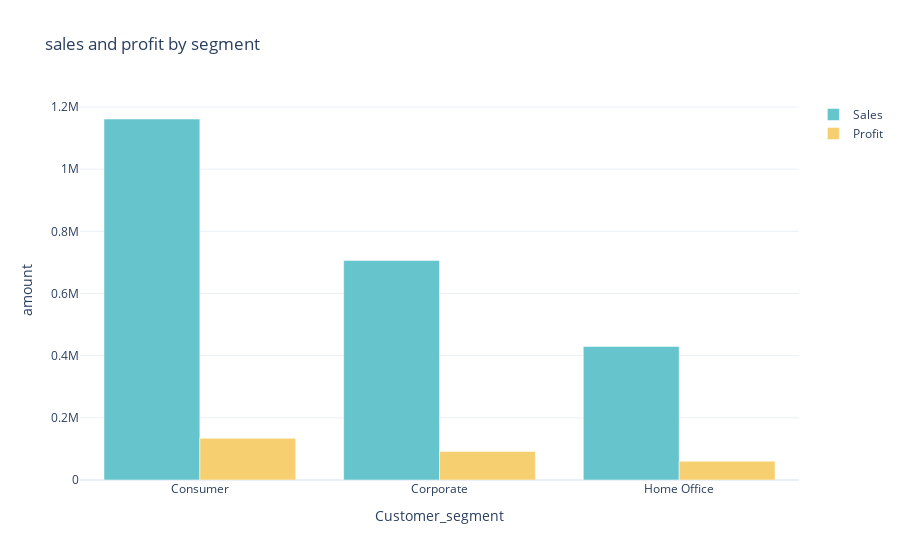

The cell this chart's notebook holds for it:
### Code cell
Sales_profit_by_segment=data.groupby('Segment').agg({'Sales':'sum','Profit':'sum'}).reset_index()

color_palette=colors.qualitative.Pastel

fig= go.Figure()
fig.add_trace(go.Bar(x=Sales_profit_by_segment['Segment'],
                     y=Sales_profit_by_segment['Sales'],
                     name='Sales',
                     marker_color=color_palette[0]))

fig.add_trace(go.Bar(x=Sales_profit_by_segment['Segment'],
                     y=Sales_profit_by_segment['Profit'],
                     name='Profit',
                     marker_color=color_palette[1]))

fig.update_layout(title='sales and profit by segment',
                  xaxis_title='Customer_segment',
                  yaxis_title='amount')

fig.show()

### Figure 1 — Plotly figure (JSON) as saved in the notebook; plotly's stock layout.template omitted (floating-point values rounded to 4 significant figures)
{"data": [{"marker": {"color": "rgb(102, 197, 204)"}, "name": "Sales", "type": "bar", "x": ["Consumer", "Corporate", "Home Office"], "y": [1161000.0, 706100.0, 429700.0]}, {"marker": {"color": "rgb(246, 207, 113)"}, "name": "Profit", "type": "bar", "x": ["Consumer", "Corporate", "Home Office"], "y": [134100.0, 91980.0, 60300.0]}], "layout": {"autosize": true, "title": {"text": "sales and profit by segment"}, "xaxis": {"autorange": true, "range": [-0.5, 2.5], "title": {"text": "Customer_segment"}, "type": "category"}, "yaxis": {"autorange": true, "range": [0, 1223000.0], "title": {"text": "amount"}, "type": "linear"}}}
